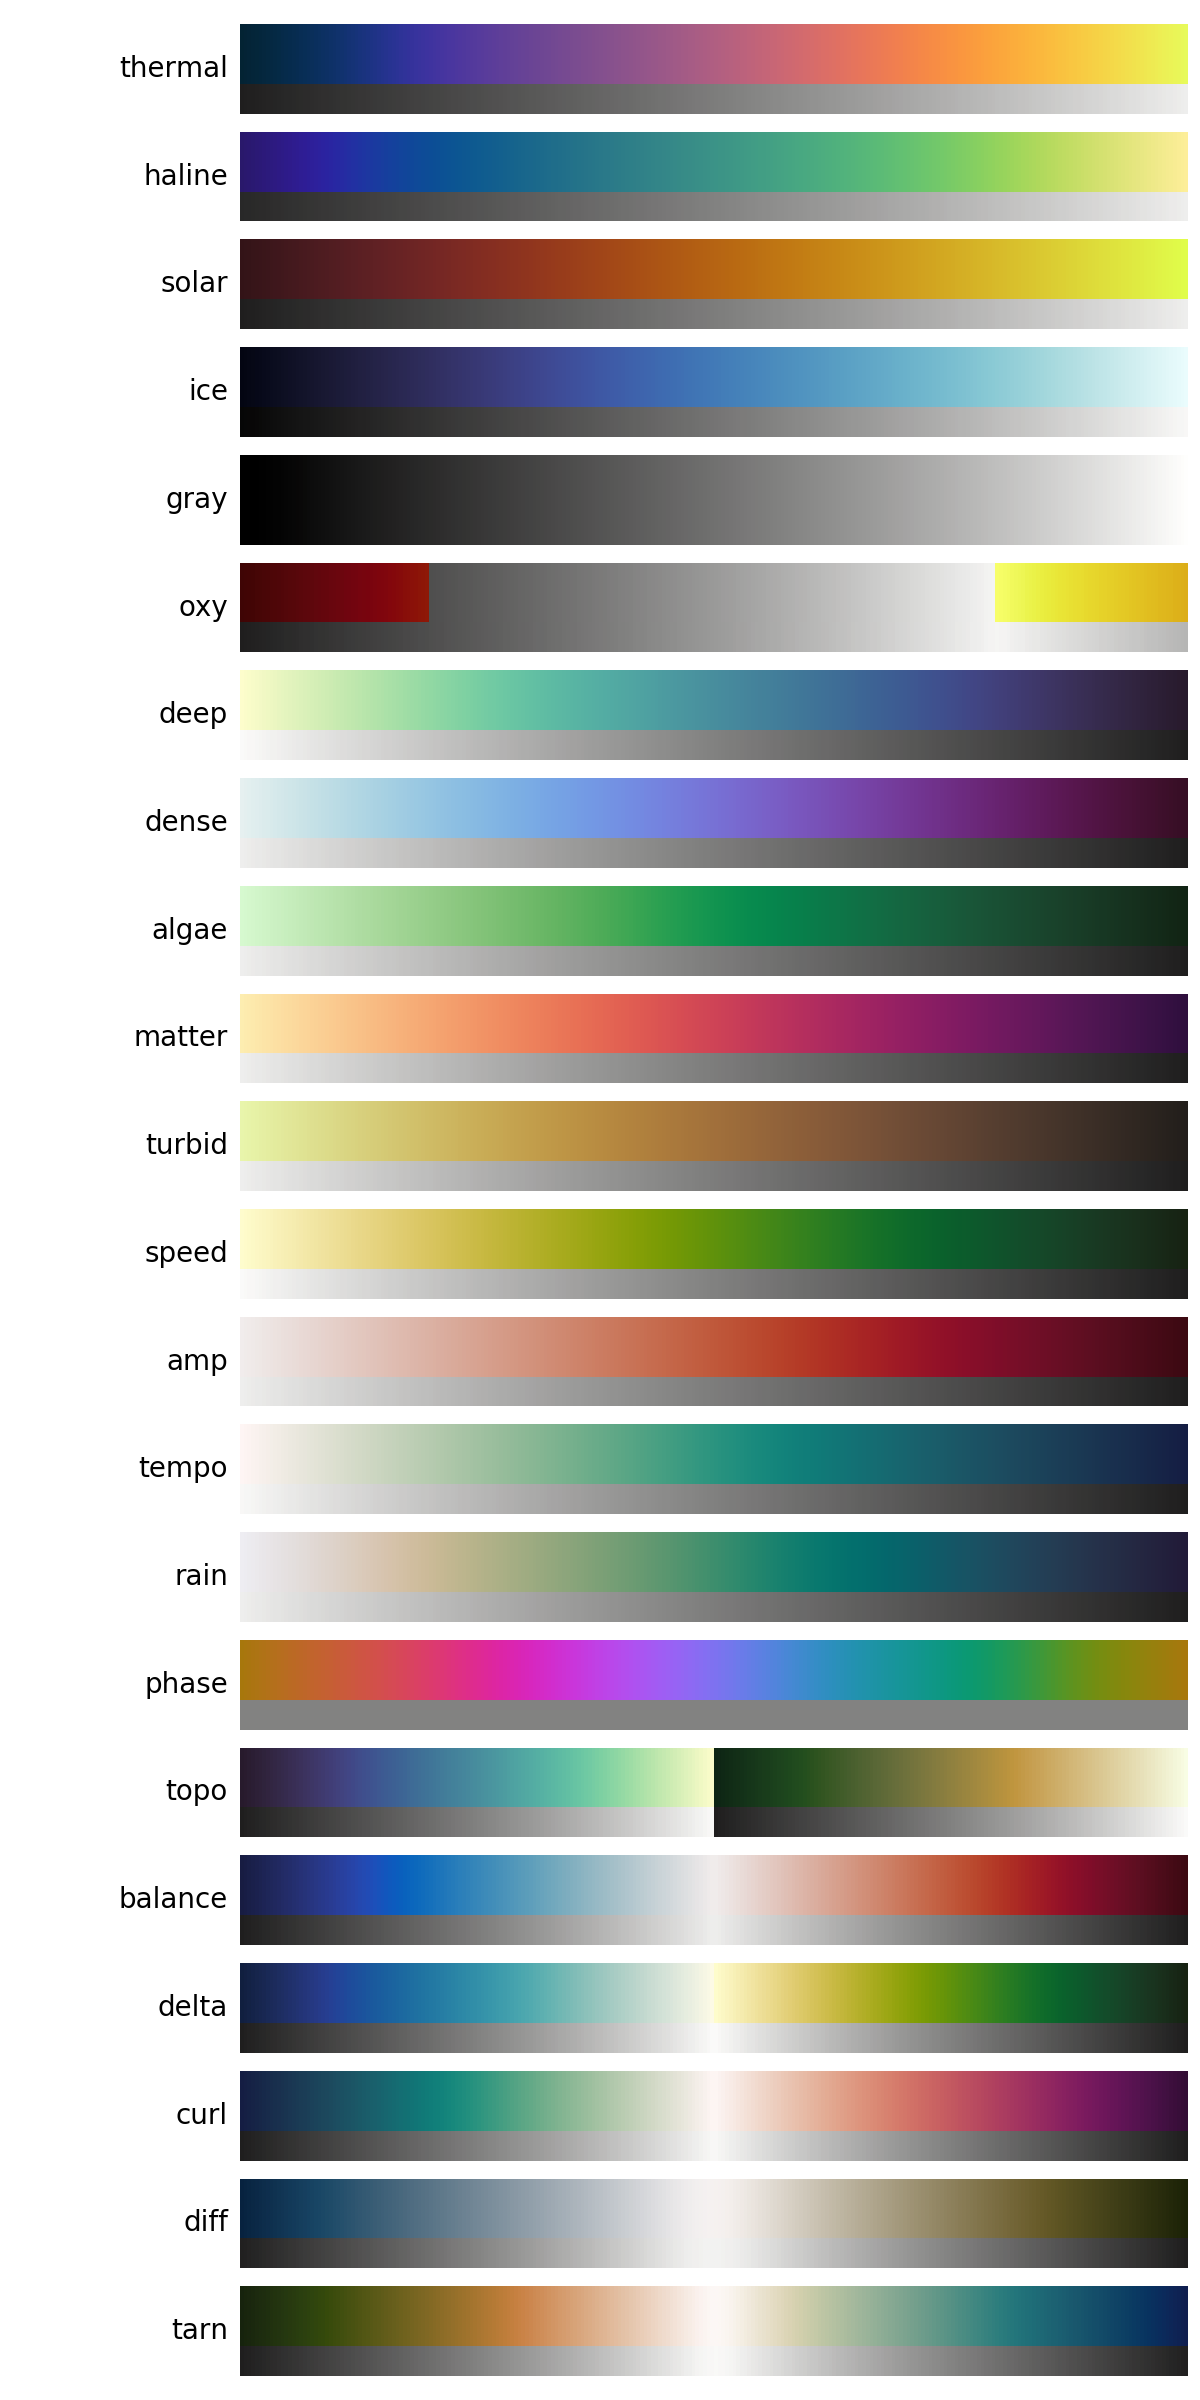

Source code (Python):
#!/usr/bin/env python
from __future__ import absolute_import
from __future__ import division
from __future__ import print_function
import matplotlib as mpl
import matplotlib.pyplot as plt
import matplotlib.colors as mcolors
import cmocean
import cmocean.plots
cmocean.plots.plot_gallery()
